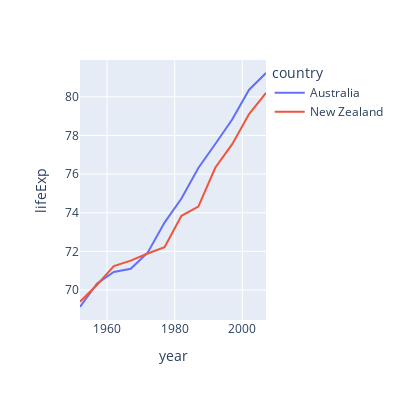

This figure's notebook cell:
### Code cell
import plotly.express as px
import matplotlib.pyplot as plt


df = px.data.gapminder().query("continent=='Oceania'")
fig = px.line(df, x="year", y="lifeExp", color='country',
              width=400, height=400, hover_data=['lifeExp'])

fig.update_layout(hovermode="x unified")
fig.show()

### Figure 1 — Plotly figure (JSON) as saved in the notebook; plotly's stock layout.template omitted (floating-point values rounded to 4 significant figures)
{"data": [{"hovertemplate": "country=Australia<br>year=%{x}<br>lifeExp=%{y}<extra></extra>", "legendgroup": "Australia", "line": {"color": "#636efa", "dash": "solid"}, "mode": "lines", "name": "Australia", "orientation": "v", "showlegend": true, "type": "scatter", "x": [1952, 1957, 1962, 1967, 1972, 1977, 1982, 1987, 1992, 1997, 2002, 2007], "xaxis": "x", "y": [69.12, 70.33, 70.93, 71.1, 71.93, 73.49, 74.74, 76.32, 77.56, 78.83, 80.37, 81.23], "yaxis": "y"}, {"hovertemplate": "country=New Zealand<br>year=%{x}<br>lifeExp=%{y}<extra></extra>", "legendgroup": "New Zealand", "line": {"color": "#EF553B", "dash": "solid"}, "mode": "lines", "name": "New Zealand", "orientation": "v", "showlegend": true, "type": "scatter", "x": [1952, 1957, 1962, 1967, 1972, 1977, 1982, 1987, 1992, 1997, 2002, 2007], "xaxis": "x", "y": [69.39, 70.26, 71.24, 71.52, 71.89, 72.22, 73.84, 74.32, 76.33, 77.55, 79.11, 80.2], "yaxis": "y"}], "layout": {"height": 400, "hovermode": "x unified", "legend": {"title": {"text": "country"}, "tracegroupgap": 0}, "margin": {"t": 60}, "width": 400, "xaxis": {"anchor": "y", "autorange": true, "domain": [0, 1], "range": [1952, 2007], "title": {"text": "year"}, "type": "linear"}, "yaxis": {"anchor": "x", "autorange": true, "domain": [0, 1], "range": [68.45, 81.91], "title": {"text": "lifeExp"}, "type": "linear"}}}
